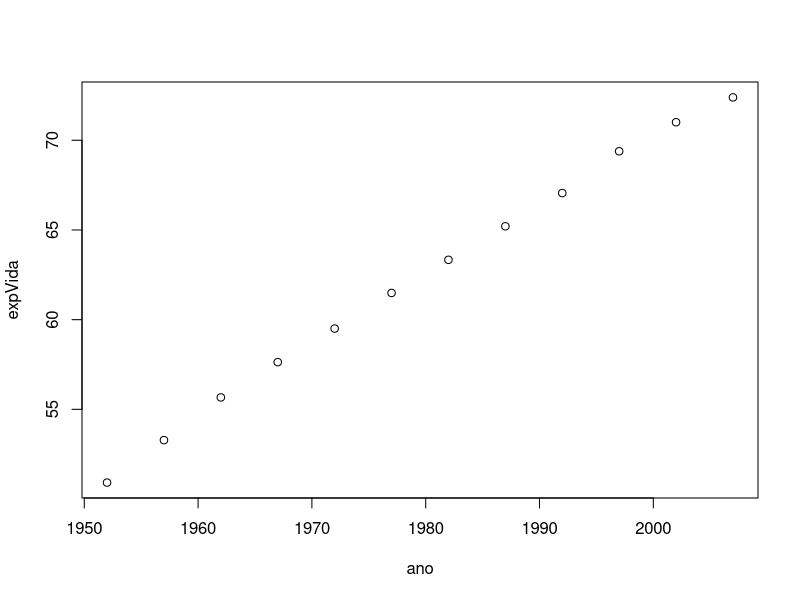

This figure's R source:
## ---- chunk 1
knitr::opts_chunk$set(echo = FALSE)
## ---- chunk 2
dados <- read.csv("pib_gapminder.csv")
str(dados)
## ---- chunk 3
knitr::kable(summary(dados))
## ---- chunk 4
knitr::kable(summary(dados[dados$pais == "Brazil", ]))
## ---- chunk 5
plot(expVida ~ ano, data = dados, subset = pais == "Brazil")
